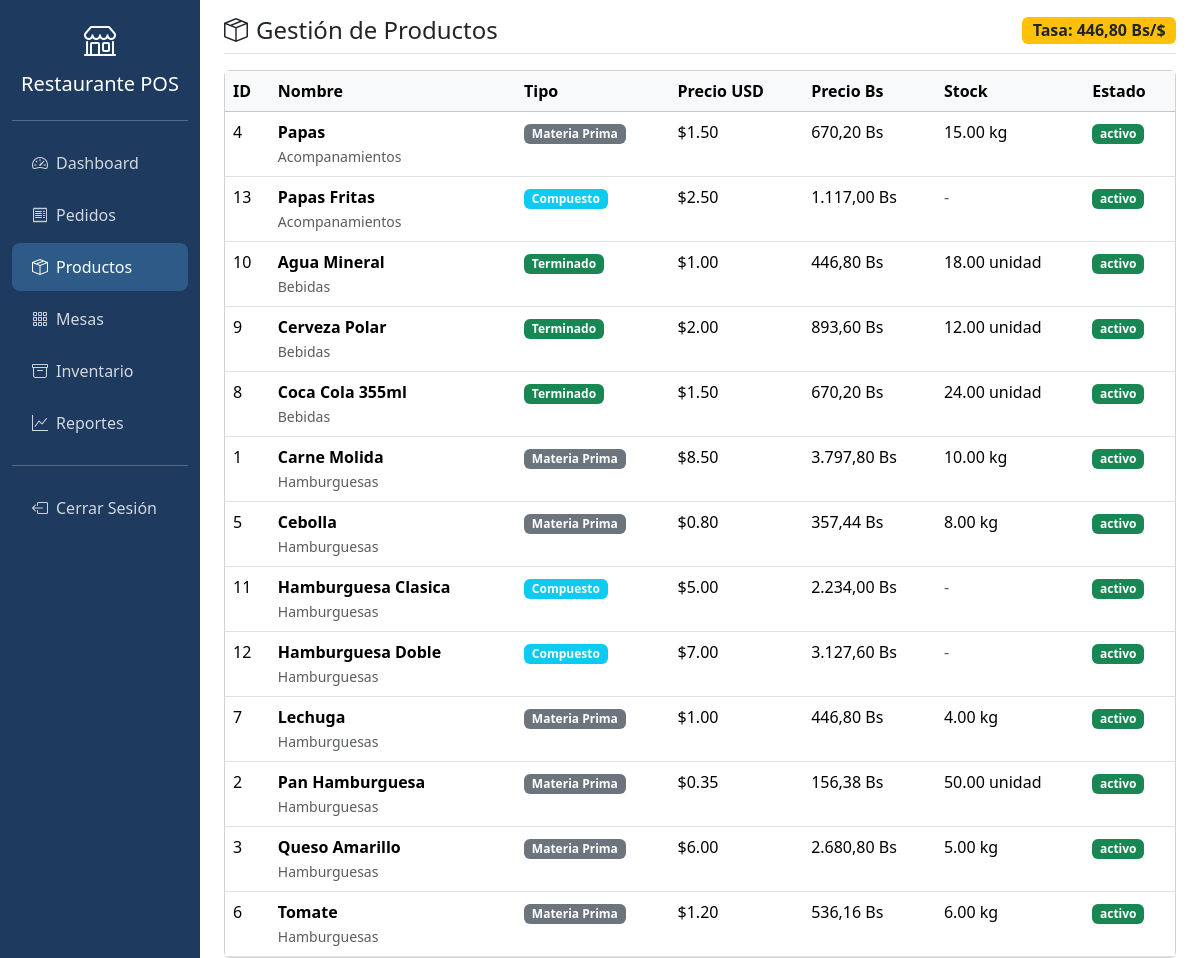
/public/productos/index.php (signed in), run on the app's committed database.
### tables this page shows
CREATE TABLE IF NOT EXISTS configuracion (
    id INT UNSIGNED AUTO_INCREMENT PRIMARY KEY,
    clave VARCHAR(50) NOT NULL UNIQUE,
    valor TEXT,
    descripcion VARCHAR(255) DEFAULT NULL,
    created_at TIMESTAMP DEFAULT CURRENT_TIMESTAMP,
    updated_at TIMESTAMP DEFAULT CURRENT_TIMESTAMP ON UPDATE CURRENT_TIMESTAMP
);

CREATE TABLE IF NOT EXISTS productos (
    id INT UNSIGNED AUTO_INCREMENT PRIMARY KEY,
    nombre VARCHAR(150) NOT NULL,
    descripcion TEXT,
    precio_base_usd DECIMAL(10,2) NOT NULL DEFAULT 0.00,
    tipo_producto ENUM('terminado', 'compuesto', 'materia_prima') NOT NULL,
    unidad_medida VARCHAR(20) DEFAULT 'unidad',
    stock_actual DECIMAL(10,3) DEFAULT 0,
    stock_minimo DECIMAL(10,3) DEFAULT 0,
    categoria_id INT UNSIGNED,
    imagen VARCHAR(255) DEFAULT NULL,
    estado ENUM('activo', 'inactivo') DEFAULT 'activo',
    created_at TIMESTAMP DEFAULT CURRENT_TIMESTAMP,
    updated_at TIMESTAMP DEFAULT CURRENT_TIMESTAMP ON UPDATE CURRENT_TIMESTAMP,
    FOREIGN KEY (categoria_id) REFERENCES categorias(id) ON DELETE SET NULL
);

CREATE TABLE IF NOT EXISTS categorias (
    id INT UNSIGNED AUTO_INCREMENT PRIMARY KEY,
    nombre VARCHAR(100) NOT NULL,
    tipo ENUM('comida', 'bebida', 'postre', 'otro') NOT NULL,
    estado ENUM('activo', 'inactivo') DEFAULT 'activo',
    created_at TIMESTAMP DEFAULT CURRENT_TIMESTAMP,
    updated_at TIMESTAMP DEFAULT CURRENT_TIMESTAMP ON UPDATE CURRENT_TIMESTAMP
);

### app/config/config.php (called while the page is built, shortened)
<?php
function getTasaCambio() {
    $db = getDB();
    $stmt = $db->prepare("SELECT valor FROM configuracion WHERE clave = 'tasa_cambio_dia'");
    $stmt->execute();
    $result = $stmt->fetch();
    return $result ? floatval($result['valor']) : 0;
}

### public/productos/index.php (the view, shortened to what this page needs)
<?php
require_once __DIR__ . '/../../app/config/config.php';
$db = getDB();
$tasa = getTasaCambio();
$productos = $db->query("
    SELECT p.*, c.nombre as categoria_nombre
    FROM productos p
    LEFT JOIN categorias c ON p.categoria_id = c.id
    ORDER BY c.nombre, p.nombre
")->fetchAll();
?>
<!DOCTYPE html>
<html lang="es">
<head>
    <link href="https://cdn.jsdelivr.net/npm/bootstrap@5.3.2/dist/css/bootstrap.min.css" rel="stylesheet">
    <link rel="stylesheet" href="https://cdn.jsdelivr.net/npm/bootstrap-icons@1.11.1/font/bootstrap-icons.css">
</head>
<body>
    <div class="container-fluid">
        <div class="row">
            <nav class="col-md-3 col-lg-2 d-md-block sidebar collapse show">
                <div class="position-sticky pt-3">
                    <div class="text-center mb-4">
                        <i class="bi bi-shop" style="font-size: 2rem; color: white;"></i>
                        <h5 class="text-white mt-2"><?php echo APP_NAME; ?></h5>
                    </div>
                    <hr class="border-light">
                    <ul class="nav flex-column">
                        <li class="nav-item"><a class="nav-link" href="/restaurant-pos/public/dashboard/index.php"><i class="bi bi-speedometer2 me-2"></i>Dashboard</a></li>
                        <li class="nav-item"><a class="nav-link" href="/restaurant-pos/public/pedidos/index.php"><i class="bi bi-receipt me-2"></i>Pedidos</a></li>
                        <li class="nav-item"><a class="nav-link active" href="/restaurant-pos/public/productos/index.php"><i class="bi bi-box-seam me-2"></i>Productos</a></li>
                        <li class="nav-item"><a class="nav-link" href="/restaurant-pos/public/mesas/index.php"><i class="bi bi-grid-3x3-gap me-2"></i>Mesas</a></li>
                        <li class="nav-item"><a class="nav-link" href="/restaurant-pos/public/inventario/index.php"><i class="bi bi-archive me-2"></i>Inventario</a></li>
                        <li class="nav-item"><a class="nav-link" href="/restaurant-pos/public/reportes/index.php"><i class="bi bi-graph-up me-2"></i>Reportes</a></li>
                        <hr class="border-light">
                        <li class="nav-item"><a class="nav-link" href="/restaurant-pos/app/controllers/auth/logout.php"><i class="bi bi-box-arrow-left me-2"></i>Cerrar Sesión</a></li>
                    </ul>
                </div>
            </nav>
            <main class="col-md-9 ms-sm-auto col-lg-10 px-md-4">
                <div class="d-flex justify-content-between flex-wrap flex-md-nowrap align-items-center pt-3 pb-2 mb-3 border-bottom">
                    <div><h4 class="mb-0"><i class="bi bi-box-seam me-2"></i>Gestión de Productos</h4></div>
                    <div class="d-flex align-items-center gap-3">
                        <div class="badge bg-warning text-dark fs-6">Tasa: <?php echo number_format($tasa, 2, ',', '.'); ?> Bs/$</div>
                    </div>
                </div>
                <div class="card">
                    <div class="card-body p-0">
                        <div class="table-responsive">
                            <table class="table table-hover mb-0">
                                <thead class="table-light">
                                    <tr>
                                        <th>ID</th>
                                        <th>Nombre</th>
                                        <th>Tipo</th>
                                        <th>Precio USD</th>
                                        <th>Precio Bs</th>
                                        <th>Stock</th>
                                        <th>Estado</th>
                                    </tr>
                                </thead>
                                <tbody>
                                    <?php foreach ($productos as $p):
                                        $precioBs = $p['precio_base_usd'] * $tasa;
                                        $stockBajo = ($p['tipo_producto'] === 'materia_prima' || $p['tipo_producto'] === 'terminado') && $p['stock_actual'] <= $p['stock_minimo'];
                                    ?>
                                    <tr class="<?php echo $stockBajo ? 'table-warning' : ''; ?>">
                                        <td><?php echo $p['id']; ?></td>
                                        <td>
                                            <strong><?php echo $p['nombre']; ?></strong>
                                            <br><small class="text-muted"><?php echo $p['categoria_nombre'] ?? 'Sin categoría'; ?></small>
                                        </td>
                                        <td>
                                            <?php
                                            $tipos = [
                                                'materia_prima' => ['label' => 'Materia Prima', 'color' => 'secondary'],
                                                'terminado' => ['label' => 'Terminado', 'color' => 'success'],
                                                'compuesto' => ['label' => 'Compuesto', 'color' => 'info']
                                            ];
                                            ?>
                                            <span class="badge bg-<?php echo $tipos[$p['tipo_producto']]['color']; ?>"><?php echo $tipos[$p['tipo_producto']]['label']; ?></span>
                                        </td>
                                        <td>$<?php echo number_format($p['precio_base_usd'], 2); ?></td>
                                        <td><?php echo number_format($precioBs, 2, ',', '.'); ?> Bs</td>
                                        <td>
                                            <?php if ($p['tipo_producto'] !== 'compuesto'): ?>
                                            <span class="<?php echo $stockBajo ? 'text-danger fw-bold' : ''; ?>">
                                                <?php echo number_format($p['stock_actual'], 2); ?> <?php echo $p['unidad_medida']; ?>
                                            </span>
                                            <?php else: ?>
                                            <span class="text-muted">-</span>
                                            <?php endif; ?>
                                        </td>
                                        <td><span class="badge bg-<?php echo $p['estado'] === 'activo' ? 'success' : 'secondary'; ?>"><?php echo $p['estado']; ?></span></td>
                                    </tr>
                                    <?php endforeach; ?>
                                </tbody>
                            </table>
                        </div>
                    </div>
                </div>
            </main>
        </div>
    </div>
</body>
</html>

### public/productos/index.php (style rules this page uses)
:root { --primary: #1e3a5f; --secondary: #2d5a87; --accent: #ff6b35; }
.sidebar { min-height: 100vh; background: var(--primary); }
.sidebar .nav-link { color: rgba(255,255,255,0.8); padding: 12px 20px; border-radius: 8px; margin: 2px 0; }
.sidebar .nav-link:hover, .sidebar .nav-link.active { background: var(--secondary); color: white; }

### data on the page
configuracion: valor "446,80"
productos: id "4", nombre "Papas", categoria.nombre "Acompanamientos", tipo_producto "Materia Prima", precio_base_usd "1.50", precio_base_usd.valor "670,20", stock_actual "15.00", unidad_medida "kg", estado "activo"
productos: id "13", nombre "Papas Fritas", categoria.nombre "Acompanamientos", tipo_producto "Compuesto", precio_base_usd "2.50", precio_base_usd.valor "1.117,00", estado "activo"
productos: id "10", nombre "Agua Mineral", categoria.nombre "Bebidas", tipo_producto "Terminado", precio_base_usd "1.00", precio_base_usd.valor "446,80", stock_actual "18.00", unidad_medida "unidad", estado "activo"
productos: id "9", nombre "Cerveza Polar", categoria.nombre "Bebidas", tipo_producto "Terminado", precio_base_usd "2.00", precio_base_usd.valor "893,60", stock_actual "12.00", unidad_medida "unidad", estado "activo"
productos: id "8", nombre "Coca Cola 355ml", categoria.nombre "Bebidas", tipo_producto "Terminado", precio_base_usd "1.50", precio_base_usd.valor "670,20", stock_actual "24.00", unidad_medida "unidad", estado "activo"
productos: id "1", nombre "Carne Molida", categoria.nombre "Hamburguesas", tipo_producto "Materia Prima", precio_base_usd "8.50", precio_base_usd.valor "3.797,80", stock_actual "10.00", unidad_medida "kg", estado "activo"
productos: id "5", nombre "Cebolla", categoria.nombre "Hamburguesas", tipo_producto "Materia Prima", precio_base_usd "0.80", precio_base_usd.valor "357,44", stock_actual "8.00", unidad_medida "kg", estado "activo"
productos: id "11", nombre "Hamburguesa Clasica", categoria.nombre "Hamburguesas", tipo_producto "Compuesto", precio_base_usd "5.00", precio_base_usd.valor "2.234,00", estado "activo"
productos: id "12", nombre "Hamburguesa Doble", categoria.nombre "Hamburguesas", tipo_producto "Compuesto", precio_base_usd "7.00", precio_base_usd.valor "3.127,60", estado "activo"
productos: id "7", nombre "Lechuga", categoria.nombre "Hamburguesas", tipo_producto "Materia Prima", precio_base_usd "1.00", precio_base_usd.valor "446,80", stock_actual "4.00", unidad_medida "kg", estado "activo"
productos: id "2", nombre "Pan Hamburguesa", categoria.nombre "Hamburguesas", tipo_producto "Materia Prima", precio_base_usd "0.35", precio_base_usd.valor "156,38", stock_actual "50.00", unidad_medida "unidad", estado "activo"
productos: id "3", nombre "Queso Amarillo", categoria.nombre "Hamburguesas", tipo_producto "Materia Prima", precio_base_usd "6.00", precio_base_usd.valor "2.680,80", stock_actual "5.00", unidad_medida "kg", estado "activo"
productos: id "6", nombre "Tomate", categoria.nombre "Hamburguesas", tipo_producto "Materia Prima", precio_base_usd "1.20", precio_base_usd.valor "536,16", stock_actual "6.00", unidad_medida "kg", estado "activo"

### other printed values
APP_NAME "Restaurante POS"
